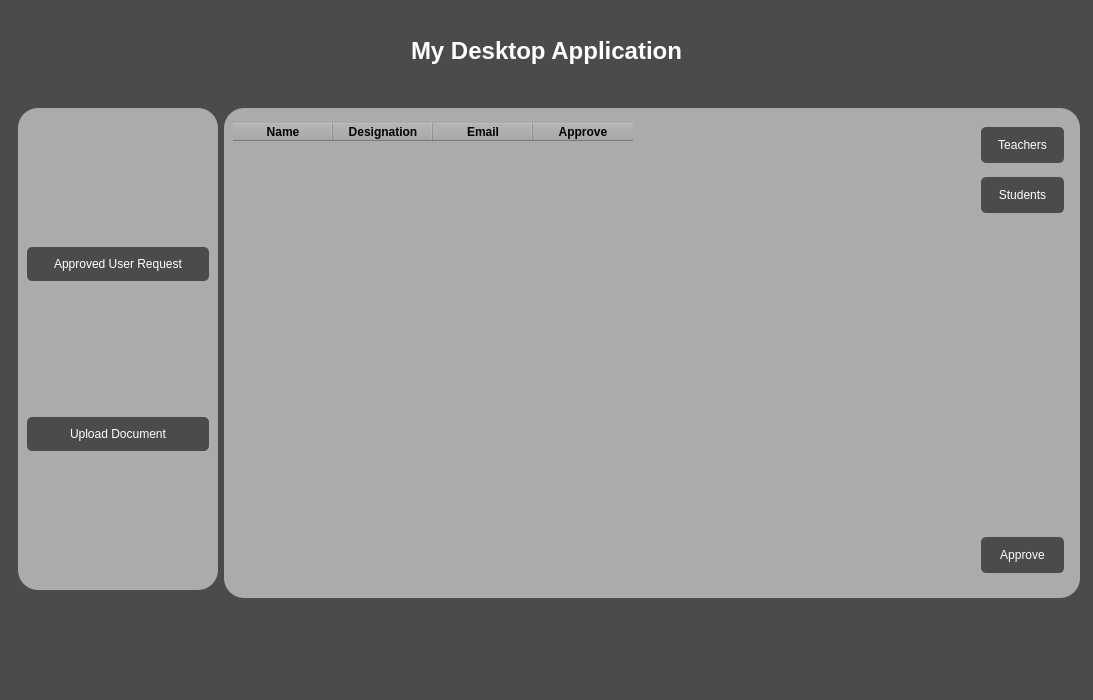
<?xml version="1.0" encoding="UTF-8"?>
<ui version="4.0">
 <class>AdminUserRequest</class>
 <widget class="QMainWindow" name="AdminUserRequest">
  <property name="geometry">
   <rect>
    <x>0</x>
    <y>0</y>
    <width>1093</width>
    <height>700</height>
   </rect>
  </property>
  <property name="minimumSize">
   <size>
    <width>1080</width>
    <height>700</height>
   </size>
  </property>
  <property name="maximumSize">
   <size>
    <width>16777215</width>
    <height>700</height>
   </size>
  </property>
  <property name="windowTitle">
   <string>MainWindow</string>
  </property>
  <widget class="QWidget" name="centralwidget">
   <property name="maximumSize">
    <size>
     <width>16777215</width>
     <height>800</height>
    </size>
   </property>
   <property name="styleSheet">
    <string notr="true">*{
border:none;
background-color:transparent;
color:#fff;
}



#label
{
color:#fff;

}

#label_2
{
color:#071e26;

}

#centralwidget{
	
	background-color: rgb(75, 75, 75);
}

#sidemenu{
background-color: rgb(171, 171, 171);
border-radius:20px;
}

QPushButton{
padding: 10px;
background-color: rgb(75, 75, 75);
border-radius: 5px;

}

#menuButton{
	background-color: rgb(171, 171, 171);
padding: 10px;
border-radius: 5px;

}

#mainbody{
background-color:071e26;
border-radius:10px;
}

#widget_4{
background-color: rgb(171, 171, 171);
border-radius:20px;
}</string>
   </property>
   <layout class="QVBoxLayout" name="verticalLayout">
    <item>
     <widget class="QLabel" name="label">
      <property name="maximumSize">
       <size>
        <width>16777215</width>
        <height>60</height>
       </size>
      </property>
      <property name="font">
       <font>
        <pointsize>18</pointsize>
        <weight>75</weight>
        <bold>true</bold>
       </font>
      </property>
      <property name="text">
       <string>My Desktop Application</string>
      </property>
      <property name="alignment">
       <set>Qt::AlignCenter</set>
      </property>
     </widget>
    </item>
    <item>
     <widget class="QFrame" name="frame_2">
      <property name="sizePolicy">
       <sizepolicy hsizetype="Preferred" vsizetype="Expanding">
        <horstretch>0</horstretch>
        <verstretch>0</verstretch>
       </sizepolicy>
      </property>
      <property name="minimumSize">
       <size>
        <width>1080</width>
        <height>500</height>
       </size>
      </property>
      <property name="maximumSize">
       <size>
        <width>16777215</width>
        <height>500</height>
       </size>
      </property>
      <property name="frameShape">
       <enum>QFrame::StyledPanel</enum>
      </property>
      <property name="frameShadow">
       <enum>QFrame::Raised</enum>
      </property>
      <layout class="QHBoxLayout" name="horizontalLayout">
       <property name="spacing">
        <number>0</number>
       </property>
       <property name="leftMargin">
        <number>0</number>
       </property>
       <property name="topMargin">
        <number>0</number>
       </property>
       <property name="rightMargin">
        <number>0</number>
       </property>
       <property name="bottomMargin">
        <number>0</number>
       </property>
       <item>
        <widget class="QFrame" name="mainbody">
         <property name="sizePolicy">
          <sizepolicy hsizetype="Expanding" vsizetype="Expanding">
           <horstretch>0</horstretch>
           <verstretch>0</verstretch>
          </sizepolicy>
         </property>
         <property name="minimumSize">
          <size>
           <width>1050</width>
           <height>500</height>
          </size>
         </property>
         <property name="maximumSize">
          <size>
           <width>16777215</width>
           <height>500</height>
          </size>
         </property>
         <property name="styleSheet">
          <string notr="true"/>
         </property>
         <property name="frameShape">
          <enum>QFrame::StyledPanel</enum>
         </property>
         <property name="frameShadow">
          <enum>QFrame::Raised</enum>
         </property>
         <layout class="QHBoxLayout" name="horizontalLayout_4">
          <item>
           <widget class="QFrame" name="widget_4">
            <property name="sizePolicy">
             <sizepolicy hsizetype="Expanding" vsizetype="Preferred">
              <horstretch>0</horstretch>
              <verstretch>0</verstretch>
             </sizepolicy>
            </property>
            <property name="minimumSize">
             <size>
              <width>0</width>
              <height>0</height>
             </size>
            </property>
            <property name="maximumSize">
             <size>
              <width>200</width>
              <height>490</height>
             </size>
            </property>
            <property name="styleSheet">
             <string notr="true"/>
            </property>
            <layout class="QVBoxLayout" name="verticalLayout_2">
             <item>
              <widget class="QPushButton" name="menu_btn_users_request">
               <property name="text">
                <string>Approved User Request</string>
               </property>
               <property name="icon">
                <iconset>
                 <normaloff>:/icons/users.svg</normaloff>:/icons/users.svg</iconset>
               </property>
              </widget>
             </item>
             <item>
              <widget class="QPushButton" name="menu_btn_upload_document">
               <property name="text">
                <string>Upload Document</string>
               </property>
               <property name="icon">
                <iconset>
                 <normaloff>:/icons/upload.svg</normaloff>:/icons/upload.svg</iconset>
               </property>
              </widget>
             </item>
            </layout>
           </widget>
          </item>
          <item>
           <widget class="QFrame" name="sidemenu">
            <property name="sizePolicy">
             <sizepolicy hsizetype="Expanding" vsizetype="Expanding">
              <horstretch>0</horstretch>
              <verstretch>0</verstretch>
             </sizepolicy>
            </property>
            <property name="minimumSize">
             <size>
              <width>500</width>
              <height>490</height>
             </size>
            </property>
            <property name="maximumSize">
             <size>
              <width>2000</width>
              <height>490</height>
             </size>
            </property>
            <property name="frameShape">
             <enum>QFrame::StyledPanel</enum>
            </property>
            <property name="frameShadow">
             <enum>QFrame::Raised</enum>
            </property>
            <layout class="QHBoxLayout" name="horizontalLayout_6">
             <item>
              <widget class="QTableWidget" name="tableWidget">
               <property name="maximumSize">
                <size>
                 <width>16777215</width>
                 <height>460</height>
                </size>
               </property>
               <property name="styleSheet">
                <string notr="true">QTableWidget {
        background-color: rgb(171, 171, 171);
        alternate-background-color: #e6e6e6;
        selection-background-color: #a6a6a6;
        font-size: 14px;
    }
    
    QTableWidget QHeaderView::section {
        background-color: rgb(171, 171, 171);
        color: black;
        font-weight: bold;
    }
    
    QTableWidget::item:selected {
        color: white;
    }</string>
               </property>
               <property name="sizeAdjustPolicy">
                <enum>QAbstractScrollArea::AdjustToContents</enum>
               </property>
               <property name="editTriggers">
                <set>QAbstractItemView::NoEditTriggers</set>
               </property>
               <property name="selectionBehavior">
                <enum>QAbstractItemView::SelectRows</enum>
               </property>
               <column>
                <property name="text">
                 <string>Name</string>
                </property>
                <property name="font">
                 <font>
                  <pointsize>8</pointsize>
                 </font>
                </property>
               </column>
               <column>
                <property name="text">
                 <string>Designation</string>
                </property>
               </column>
               <column>
                <property name="text">
                 <string>Email</string>
                </property>
               </column>
               <column>
                <property name="text">
                 <string>Approve</string>
                </property>
               </column>
              </widget>
             </item>
             <item>
              <widget class="QFrame" name="frame_4">
               <property name="minimumSize">
                <size>
                 <width>100</width>
                 <height>0</height>
                </size>
               </property>
               <property name="maximumSize">
                <size>
                 <width>16777215</width>
                 <height>480</height>
                </size>
               </property>
               <property name="frameShape">
                <enum>QFrame::StyledPanel</enum>
               </property>
               <property name="frameShadow">
                <enum>QFrame::Raised</enum>
               </property>
               <layout class="QVBoxLayout" name="verticalLayout_3">
                <property name="spacing">
                 <number>0</number>
                </property>
                <property name="leftMargin">
                 <number>0</number>
                </property>
                <property name="topMargin">
                 <number>0</number>
                </property>
                <property name="rightMargin">
                 <number>0</number>
                </property>
                <property name="bottomMargin">
                 <number>0</number>
                </property>
                <item>
                 <widget class="QFrame" name="frame_5">
                  <property name="maximumSize">
                   <size>
                    <width>16777215</width>
                    <height>480</height>
                   </size>
                  </property>
                  <property name="frameShape">
                   <enum>QFrame::StyledPanel</enum>
                  </property>
                  <property name="frameShadow">
                   <enum>QFrame::Raised</enum>
                  </property>
                  <widget class="QPushButton" name="teachersViewBtn">
                   <property name="geometry">
                    <rect>
                     <x>10</x>
                     <y>10</y>
                     <width>83</width>
                     <height>36</height>
                    </rect>
                   </property>
                   <property name="text">
                    <string>Teachers</string>
                   </property>
                  </widget>
                  <widget class="QPushButton" name="studentsViewBtn">
                   <property name="geometry">
                    <rect>
                     <x>10</x>
                     <y>60</y>
                     <width>83</width>
                     <height>36</height>
                    </rect>
                   </property>
                   <property name="text">
                    <string>Students</string>
                   </property>
                  </widget>
                  <widget class="QPushButton" name="ApproveBtn">
                   <property name="geometry">
                    <rect>
                     <x>10</x>
                     <y>420</y>
                     <width>83</width>
                     <height>36</height>
                    </rect>
                   </property>
                   <property name="text">
                    <string>Approve</string>
                   </property>
                  </widget>
                 </widget>
                </item>
               </layout>
              </widget>
             </item>
            </layout>
           </widget>
          </item>
         </layout>
        </widget>
       </item>
      </layout>
     </widget>
    </item>
    <item>
     <widget class="QFrame" name="frame_3">
      <property name="maximumSize">
       <size>
        <width>16777215</width>
        <height>60</height>
       </size>
      </property>
      <property name="frameShape">
       <enum>QFrame::StyledPanel</enum>
      </property>
      <property name="frameShadow">
       <enum>QFrame::Raised</enum>
      </property>
     </widget>
    </item>
   </layout>
  </widget>
 </widget>
 <resources/>
 <connections/>
</ui>
